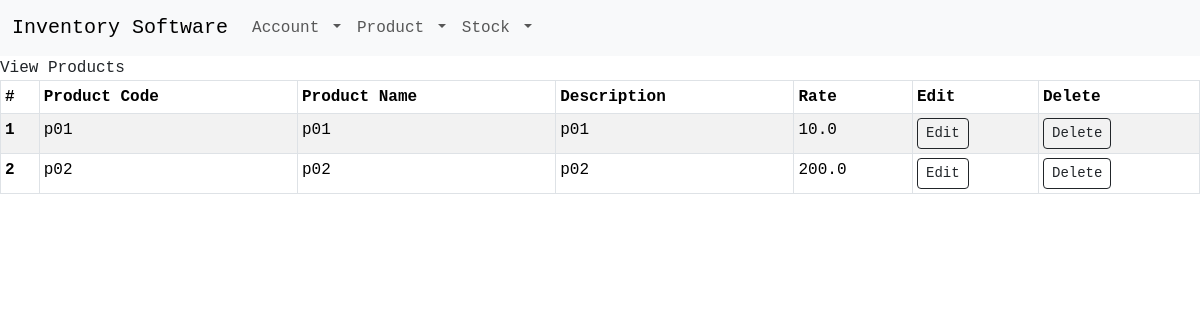
Page /view-product (signed in) on the committed database.
### app/models.py (models this page shows)
class Product(db.Model):
    id = db.Column(db.Integer, primary_key=True)
    productCode = db.Column(db.String(250), unique=True, nullable=False)
    productName = db.Column(db.String(250), nullable=False)
    description = db.Column(db.String(250), nullable=False)
    rate = db.Column(db.Float, nullable=False)

### app/views.py (the view)
@app.route("/view-product", methods=["GET", "POST"])
@login_required
def viewProduct():
    products = db.session.query(models.Product).all()
    if current_user.username == "admin":
        return render_template("view_product.html", products=products, admin=True)
    else:
        return render_template("view_product.html", products=products, admin=False)

### app/views.py (called while the page is built)
@login_manager.user_loader
def loader_user(user_id):
    return models.Users.query.get(user_id)

### app/templates/view_product.html
{% extends 'base.html' %}
{% block content %}
    <div>View Products</div>
    <table class="table table-striped table-bordered table-hover table-sm">
        <thead>
        <tr>
            <th scope="col">#</th>
            <th scope="col">Product Code</th>
            <th scope="col">Product Name</th>
            <th scope="col">Description</th>
            <th scope="col">Rate</th>
            <th scope="col">Edit</th>
            <th scope="col">Delete</th>
        </tr>
        </thead>
        <tbody>
        {% for product in products %}
            <tr>
            <th scope="row">{{ loop.index }}</th>
            <td>{{ product.productCode }}</td>
            <td>{{ product.productName }}</td>
            <td>{{ product.description }}</td>
            <td>{{ product.rate }}</td>
            {% if admin %}
            <td><a class="btn btn-outline-dark btn-sm" href ="/edit-product/{{ product.id }}">Edit</a></td>
            <td><a class="btn btn-outline-dark btn-sm" href ="/delete-product/{{ product.id }}">Delete</a></td>
            {% else %}
            <td><a class="btn btn-outline-dark btn-sm disabled" href ="/">Edit</a></td>
            <td><a class="btn btn-outline-dark btn-sm disabled" href ="/">Delete</a></td>
            {% endif %}
            </tr>
        {% endfor %}
        </tbody>
    </table>
{% endblock %}

### app/static/styles/base.css (style rules this page uses)
* { font-family: "Lucida Console", "Courier New", monospace; }

### rows in the picture
Product: productCode "p01", productName "p01", description "p01", rate "10.0"
Product: productCode "p02", productName "p02", description "p02", rate "200.0"
